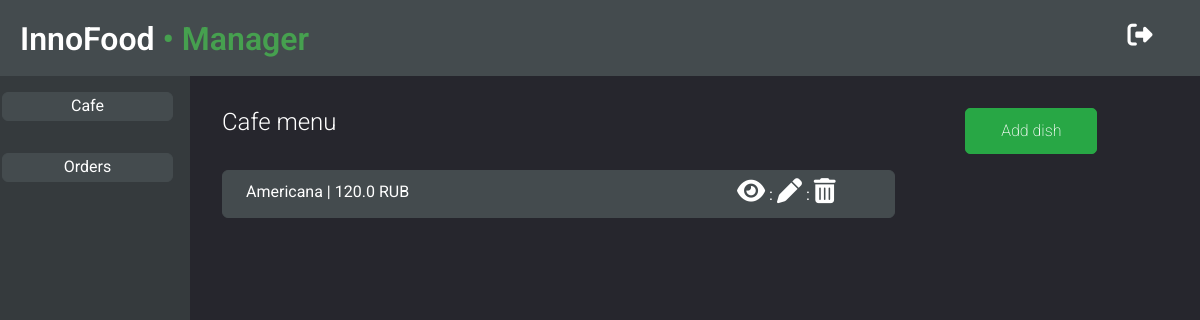
/manager/cafe/ (signed in), run on an earlier commit of the app's database.
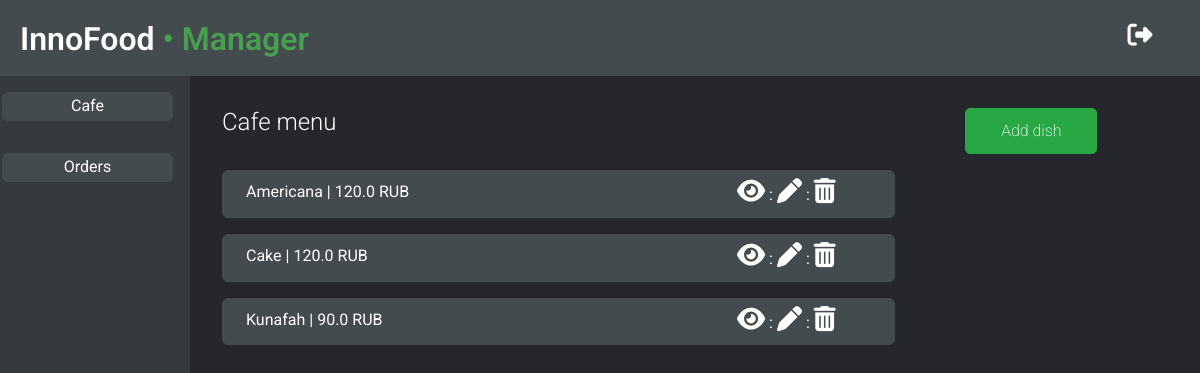
And on a later commit of the database.
### core/models.py (models this page shows, shortened)
class Dish(models.Model):
    name = models.CharField(max_length=100)
    price = models.FloatField(default=0)
    visible = models.BooleanField(default=True)
    in_menu = models.BooleanField(default=True)
    cafe = models.ForeignKey(Cafe, on_delete=models.CASCADE)

### core/views.py (the view)
# urls.py: path('manager/cafe/', views.ManagerCafe.as_view(), name='manager_cafe'),
class ManagerCafe(ListView):
    model = Dish
    template_name = 'core/cafeMenuEdit.html'
    def get_queryset(self):
        cafe_id = Cafe.objects.get(manager=self.request.user)
        qs = Dish.objects.filter(visible=True).filter(cafe=cafe_id)
        return qs

### core/templates/core/cafeMenuEdit.html
{% extends 'core/manager_base.html' %}
{% block main %}
<div class="row">
    <div class="col-9">
        <h4>Cafe menu</h4>
    </div>
    <div class="col-3">
        <button type="button" class="btn btn-success" data-toggle="modal" data-target="#addDish" onclick="location.href='/manager/dish/';">
            Add dish
        </button>
    </div>
</div>
{% for dish in object_list %}
<div class="row manager__dish">
    <div class="col-9">
        {{ dish.name }} | {{ dish.price }} RUB
    </div>
    <div class="col-3">
        <a href="/manager/showhide_dish/{{dish.id}}/">
            {% if dish.in_menu %}
            <i class="fas fa-eye"></i>
            {% else %}
            <i class="fas fa-eye-slash"></i>
            {% endif %}
        </a>
            <span>:</span>
        <a href="/manager/update_dish/{{dish.id}}/"><i  class="fas fa-pen" data-target="#editDish"></i></a>
        <span>:</span>
        <a href="/manager/delete_dish/{{dish.id}}/"><i  class="fas fa-trash-alt"></i></a>
    </div>
</div>
{% endfor %}
{% endblock %}

What changed in the data, as far as the page shows it:
added Dish: name "Cake", price "120.0", in_menu True (drawn)
added Dish: name "Kunafah", price "90.0", in_menu True (drawn)
